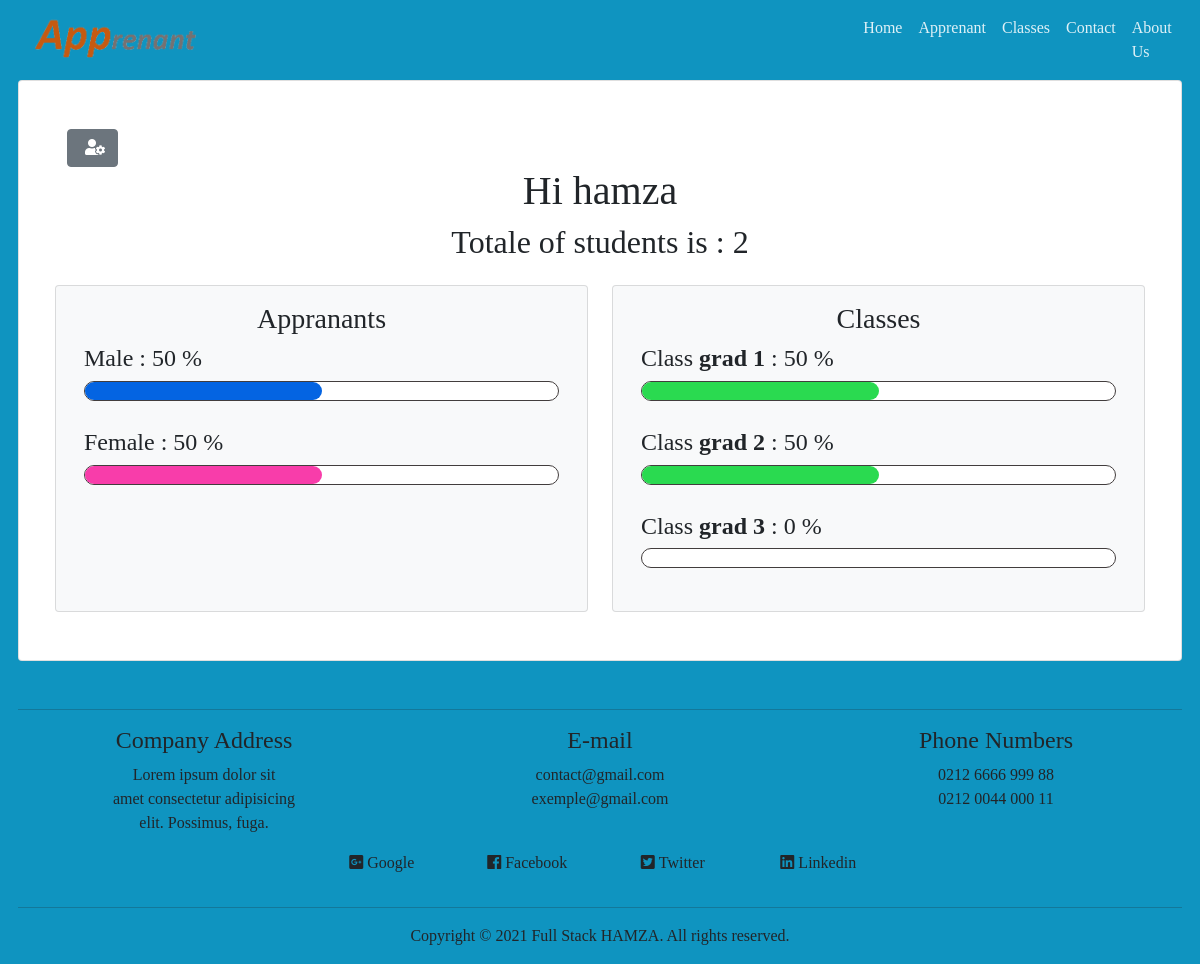
Screenshot of /code source/public/home (signed in) with the database file from the repository.
### tables this page shows
CREATE TABLE `user` (
  `id` int(11) NOT NULL,
  `username` varchar(60) NOT NULL,
  `email` varchar(60) NOT NULL,
  `password` varchar(255) NOT NULL,
  `date` datetime NOT NULL
);

CREATE TABLE `class` (
  `id` int(11) NOT NULL,
  `nom` varchar(60) NOT NULL,
  `specialite` varchar(60) NOT NULL,
  `desception` text NOT NULL,
  `id_user` int(11) NOT NULL,
  `date` datetime NOT NULL
);

### code source/app/controllers/home.php (called while the page is built, shortened)
<?php
Class Home extends Controller
{
	function index()
	{
        $data['page_title'] = "Home";
        $student = $this->loadModel("apprenant");
	$data['student'] = $student->selectApprenant();
        $class = $this->loadModel("classes");
	$data['class'] = $class->selectClass();
        $user = $this->loadModel("user");
        $data['user']= $user->selectUser();
       $this->view("profile",$data);
    }}

### code source/app/core/app.php (called while the page is built, shortened)
<?php
Class App
{
	private $method = "index";
	public function __construct()
	{
		$url = $this->splitURL();
 		if(file_exists("../app/controllers/". strtolower($url[0]) .".php"))
 		{
 			unset($url[0]);
 		}
 		$this->controller = new $this->controller;
 		$this->params = array_values($url);
 		call_user_func_array([$this->controller,$this->method], $this->params);
	}
	private function splitURL()
	{
		$url = isset($_GET['url']) ? $_GET['url'] : "login";
		return explode("/", filter_var(trim($url,"/"),FILTER_SANITIZE_URL));
	}}

### code source/public/index.php (called while the page is built, shortened)
<?php
$app = new App();

### code source/app/core/db.php (called while the page is built, shortened)
<?php
Class Database
{
	private function db_connect()
	{
		try{
			$string = DB_TYPE .":host=".DB_HOST.";dbname=".DB_NAME.";";
			return $db = new PDO($string,DB_USER,DB_PASS);
		}catch(PDOException $e){
			die($e->getMessage());
		}
	}
	public function read($query,$data = [])
	{
		$DB = $this->db_connect();
		$stm = $DB->prepare($query);
		if(count($data) == 0)
		{
			$stm = $DB->query($query);
			$check = 0;
			if($stm){
				$check = 1;
			}
		}else{
			$check = $stm->execute($data);
		}
		if($check)
		{
			$data = $stm->fetchAll(PDO::FETCH_OBJ);
			if(is_array($data) && count($data) > 0)
			{
				return $data;
			}
			return false;
		}else
		{
			return false;
		}
	}
}

### code source/app/models/user.php (called while the page is built, shortened)
<?php
Class User
{
	function selectUser(){
		$DB = new Database();
		$arr['id'] =$_SESSION['user_id'];
			$query = "select * from user where id = :id";
			$data = $DB->read($query,$arr);
			if(is_array($data))
		   {
			return $data;
		    }
			return false;
    }
}

### code source/app/models/classes.php (called while the page is built, shortened)
<?php
class Classes {
    function selectClass(){
		$DB = new Database();
		  $arr['id_user'] = $_SESSION['user_id'];
			$query = "select * from class  where id_user = :id_user ORDER BY nom ASC";
			$data = $DB->read($query,$arr);
			if(is_array($data))
		   {
			return $data;
		    }
			return false;
    }
}

### code source/app/views/profile.php (the view, shortened to what this page needs)
<?php if(is_array($data['user'])):?>
<?php foreach($data['user'] as $row):?>
<div class="card  m-auto p-5" >
<div class="click">
<button onclick="call()" id="click" class="btn btn-secondary" ><i class="fas fa-user-cog"></i></button>
</div>
<div class="row text-center mb-3">
<div class=" col-md">
<h1 class="card-title  ">Hi <?=$row->username?></h1>
  <?php if(is_array($data['student'])): ?>
    <?php $totale = count($data['student']); ?>
    <h2 > Totale of students is : <?= $totale ?>  </h2>
    </div>
    </div>
    <div class="row gap-4 " >
    <div class="card bg-light col-md">
      <div class="card-body">
      <?php
           $male= array_count_values(array_column($data['student'],'genre'))['male'] ?? 0;
           $female=array_count_values(array_column($data['student'],'genre'))['female'] ?? 0;
           $one = $male/$totale*100;
           $tow = $female/$totale*100;
           ?>
             <h3 class="text-center">Appranants</h3>
          <h4 >Male : <?=round($one,1)?> %</h4> <progress class="male" value='<?=$one?>' max='100'> </progress>
          <h4> Female : <?=round($tow,1)?> %</h4> <progress class="female" value='<?=$tow?>' max='100'>  </progress>
      </div>
    </div>
    <div class="card bg-light col-md">
      <div class="card-body">
      <h3 class="text-center">Classes</h3>
      <?php if(is_array($data['class'])): ?>
        <?php foreach($data['class'] as $rw): ?>
            <?php $nom = $rw->nom;
            $num =array_count_values(array_column($data['student'],'id_class'))[$nom] ?? 0;
            $por = $num /$totale*100;
            ?>
                <h4>Class  <strong><?= $nom?></strong> : <?=round($por,1)?> % </h4> <progress  value='<?=$por?>' max='100'>  </progress>
          <?php endforeach; ?>
          <?php endif; ?>
          <?php endif; ?>
      </div>
    </div>
  </div>
</div>
    <?php endforeach; ?>
    <?php endif; ?>

### code source/public/assets/css/main.css (style rules this page uses)
* { margin: 0; padding: 0; box-sizing: border-box; }
body { background-color: #0F94C0; font-family: Cambria, Cochin, Georgia, Times, 'Times New Roman', serif; width: 97% !important; margin: auto; }
.fas { margin-left: 5px !important; }
progress[value] { -webkit-appearance: none; margin-bottom: 20px; width: 100%; height: 20px; }

### rows the page displays
user: username "hamza", totale "2", one "50", tow "50"
class: nom "grad 1", nom "50"
class: nom "grad 2", nom "50"
class: nom "grad 3", nom "0"
